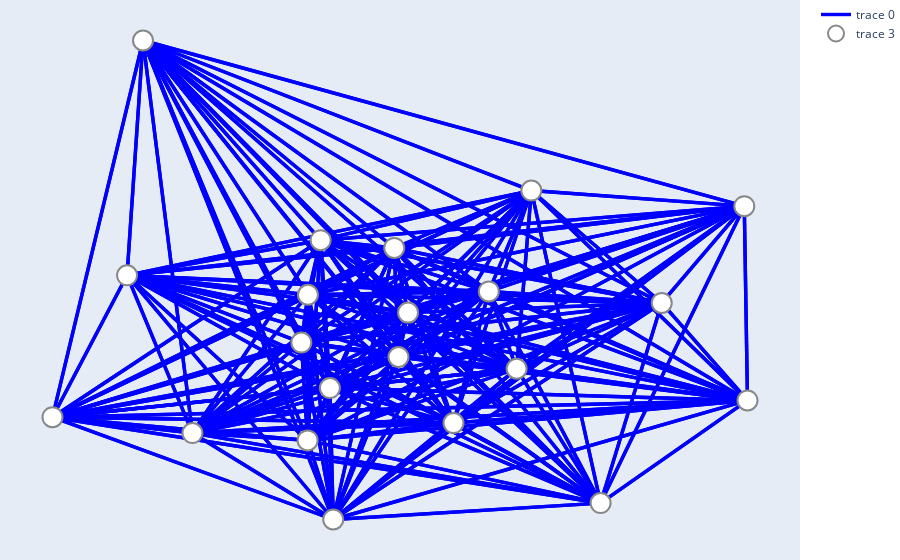

The cell this chart's notebook holds for it:
### Code cell
G_unfiltered, trip_counts_unfiltered = define_graph(all_viajes)
edge_colors_unfiltered, edge_widths_unfiltered = set_art(G_unfiltered)
plotly_graph(G_unfiltered, positions, edge_colors_unfiltered, edge_widths_unfiltered)

### Figure 1 — Plotly figure (JSON) as saved in the notebook; plotly's stock layout.template omitted (floating-point values rounded to 4 significant figures; data arrays with more than 128 entries replaced by an {"elided": "..."} marker saying what was removed)
{"data": [{"hoverinfo": "none", "line": {"color": "blue", "width": 3.412}, "mode": "lines", "type": "scatter", "x": {"elided": "1323 float values"}, "y": {"elided": "1323 float values"}}, {"hoverinfo": "none", "line": {"color": "green", "width": 3.412}, "mode": "lines", "type": "scatter", "x": [], "y": []}, {"hoverinfo": "none", "line": {"color": "red", "width": 3.412}, "mode": "lines", "type": "scatter", "x": [], "y": []}, {"hoverinfo": "text", "marker": {"color": "white", "line": {"color": "#888", "width": 2}, "size": 20}, "mode": "markers", "text": ["Node 2807901", "Node 2807902", "Node 2807903", "Node 2807904", "Node 2807905", "Node 2807906", "Node 2807907", "Node 2807908", "Node 2807909", "Node 2807910", "Node 2807911", "Node 2807912", "Node 2807913", "Node 2807914", "Node 2807915", "Node 2807916", "Node 2807917", "Node 2807918", "Node 2807919", "Node 2807920", "Node 2807921"], "type": "scatter", "x": [440200.0, 440900.0, 442600.0, 442800.0, 442500.0, 440700.0, 440300.0, 436200.0, 435800.0, 433900.0, 437400.0, 440300.0, 444000.0, 445600.0, 444900.0, 445900.0, 441000.0, 447700.0, 451400.0, 449200.0, 451300.0], "y": [4474000.0, 4472000.0, 4474000.0, 4476000.0, 4479000.0, 4479000.0, 4477000.0, 4488000.0, 4477000.0, 4471000.0, 4470000.0, 4470000.0, 4471000.0, 4473000.0, 4477000.0, 4481000.0, 4466000.0, 4467000.0, 4472000.0, 4476000.0, 4481000.0]}], "layout": {"hovermode": "closest", "margin": {"b": 0, "l": 0, "r": 0, "t": 0}, "showlegend": true, "xaxis": {"showgrid": false, "showticklabels": false, "zeroline": false}, "yaxis": {"showgrid": false, "showticklabels": false, "zeroline": false}}}
